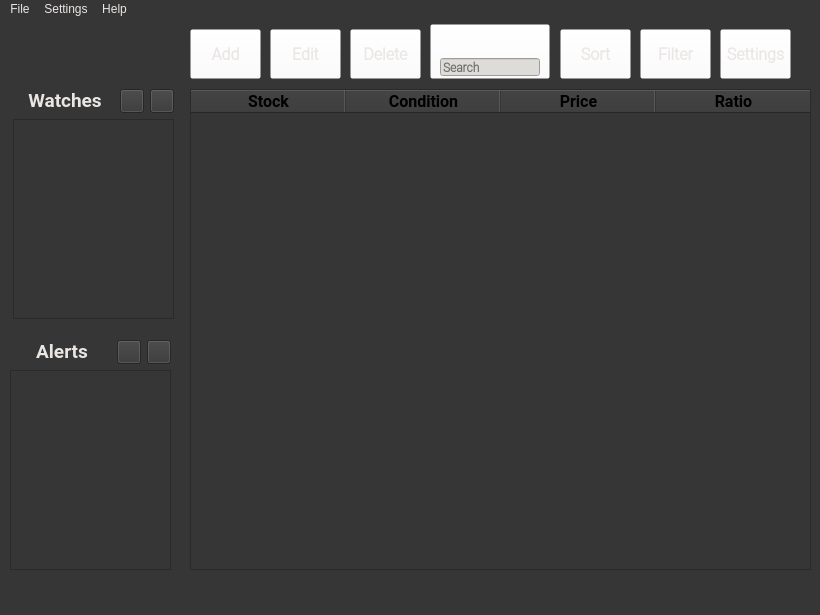
<?xml version="1.0" encoding="UTF-8"?>
<ui version="4.0">
 <class>root</class>
 <widget class="QMainWindow" name="root">
  <property name="windowModality">
   <enum>Qt::NonModal</enum>
  </property>
  <property name="enabled">
   <bool>true</bool>
  </property>
  <property name="geometry">
   <rect>
    <x>0</x>
    <y>0</y>
    <width>820</width>
    <height>615</height>
   </rect>
  </property>
  <property name="minimumSize">
   <size>
    <width>820</width>
    <height>615</height>
   </size>
  </property>
  <property name="maximumSize">
   <size>
    <width>880</width>
    <height>700</height>
   </size>
  </property>
  <property name="windowTitle">
   <string>PriceWatcher</string>
  </property>
  <property name="autoFillBackground">
   <bool>false</bool>
  </property>
  <property name="styleSheet">
   <string notr="true">background-color: rgb(54, 54, 54);</string>
  </property>
  <property name="locale">
   <locale language="English" country="Germany"/>
  </property>
  <widget class="QWidget" name="centralwidget">
   <property name="contextMenuPolicy">
    <enum>Qt::DefaultContextMenu</enum>
   </property>
   <widget class="QLabel" name="label_Watchlist">
    <property name="geometry">
     <rect>
      <x>17</x>
      <y>321</y>
      <width>90</width>
      <height>21</height>
     </rect>
    </property>
    <property name="font">
     <font>
      <family>Roboto</family>
      <pointsize>14</pointsize>
      <weight>75</weight>
      <bold>true</bold>
     </font>
    </property>
    <property name="styleSheet">
     <string notr="true">color: rgb(234, 230, 228);</string>
    </property>
    <property name="text">
     <string>Alerts</string>
    </property>
    <property name="textFormat">
     <enum>Qt::RichText</enum>
    </property>
    <property name="scaledContents">
     <bool>false</bool>
    </property>
    <property name="alignment">
     <set>Qt::AlignCenter</set>
    </property>
   </widget>
   <widget class="QTableWidget" name="tableWidget_listDisplay">
    <property name="geometry">
     <rect>
      <x>190</x>
      <y>70</y>
      <width>621</width>
      <height>481</height>
     </rect>
    </property>
    <property name="font">
     <font>
      <family>Roboto</family>
     </font>
    </property>
    <property name="focusPolicy">
     <enum>Qt::TabFocus</enum>
    </property>
    <property name="autoFillBackground">
     <bool>false</bool>
    </property>
    <property name="styleSheet">
     <string notr="true">gridline-color: rgb(0, 0, 0);



</string>
    </property>
    <property name="frameShape">
     <enum>QFrame::StyledPanel</enum>
    </property>
    <property name="frameShadow">
     <enum>QFrame::Plain</enum>
    </property>
    <property name="lineWidth">
     <number>1</number>
    </property>
    <property name="verticalScrollBarPolicy">
     <enum>Qt::ScrollBarAlwaysOff</enum>
    </property>
    <property name="horizontalScrollBarPolicy">
     <enum>Qt::ScrollBarAlwaysOff</enum>
    </property>
    <property name="editTriggers">
     <set>QAbstractItemView::NoEditTriggers</set>
    </property>
    <property name="alternatingRowColors">
     <bool>false</bool>
    </property>
    <property name="selectionMode">
     <enum>QAbstractItemView::NoSelection</enum>
    </property>
    <property name="showGrid">
     <bool>true</bool>
    </property>
    <property name="gridStyle">
     <enum>Qt::DashLine</enum>
    </property>
    <property name="rowCount">
     <number>0</number>
    </property>
    <attribute name="horizontalHeaderVisible">
     <bool>true</bool>
    </attribute>
    <attribute name="horizontalHeaderMinimumSectionSize">
     <number>155</number>
    </attribute>
    <attribute name="horizontalHeaderDefaultSectionSize">
     <number>155</number>
    </attribute>
    <attribute name="verticalHeaderVisible">
     <bool>false</bool>
    </attribute>
    <column>
     <property name="text">
      <string>Stock</string>
     </property>
     <property name="font">
      <font>
       <family>Roboto</family>
       <pointsize>12</pointsize>
       <weight>75</weight>
       <bold>true</bold>
      </font>
     </property>
    </column>
    <column>
     <property name="text">
      <string>Condition</string>
     </property>
     <property name="font">
      <font>
       <family>Roboto</family>
       <pointsize>12</pointsize>
       <weight>75</weight>
       <bold>true</bold>
      </font>
     </property>
    </column>
    <column>
     <property name="text">
      <string>Price</string>
     </property>
     <property name="font">
      <font>
       <family>Roboto</family>
       <pointsize>12</pointsize>
       <weight>75</weight>
       <bold>true</bold>
      </font>
     </property>
    </column>
    <column>
     <property name="text">
      <string>Ratio</string>
     </property>
     <property name="font">
      <font>
       <family>Roboto</family>
       <pointsize>12</pointsize>
       <weight>75</weight>
       <bold>true</bold>
      </font>
     </property>
    </column>
   </widget>
   <widget class="QPushButton" name="button_alertsAdd">
    <property name="geometry">
     <rect>
      <x>117</x>
      <y>321</y>
      <width>24</width>
      <height>24</height>
     </rect>
    </property>
    <property name="autoFillBackground">
     <bool>false</bool>
    </property>
    <property name="styleSheet">
     <string notr="true">border-image: url(:/images/watchlist_add.png);
border-color: rgb(255, 63, 15);
</string>
    </property>
    <property name="text">
     <string/>
    </property>
   </widget>
   <widget class="QPushButton" name="button_alertsDelete">
    <property name="geometry">
     <rect>
      <x>147</x>
      <y>321</y>
      <width>24</width>
      <height>24</height>
     </rect>
    </property>
    <property name="autoFillBackground">
     <bool>false</bool>
    </property>
    <property name="styleSheet">
     <string notr="true">border-image: url(:/images/watchlist_delete.png);
</string>
    </property>
    <property name="text">
     <string/>
    </property>
   </widget>
   <widget class="QLineEdit" name="lineEdit_objectSearch">
    <property name="geometry">
     <rect>
      <x>440</x>
      <y>39</y>
      <width>100</width>
      <height>18</height>
     </rect>
    </property>
    <property name="font">
     <font>
      <family>Roboto Light</family>
      <weight>75</weight>
      <bold>true</bold>
     </font>
    </property>
    <property name="styleSheet">
     <string notr="true">background-color: rgb(222, 220, 216);</string>
    </property>
    <property name="text">
     <string/>
    </property>
    <property name="alignment">
     <set>Qt::AlignJustify|Qt::AlignVCenter</set>
    </property>
    <property name="placeholderText">
     <string>Search</string>
    </property>
   </widget>
   <widget class="QToolButton" name="toolButton_objectAdd">
    <property name="geometry">
     <rect>
      <x>190</x>
      <y>10</y>
      <width>71</width>
      <height>50</height>
     </rect>
    </property>
    <property name="font">
     <font>
      <family>Roboto Light</family>
      <pointsize>12</pointsize>
      <weight>75</weight>
      <bold>true</bold>
     </font>
    </property>
    <property name="styleSheet">
     <string notr="true">background-color: rgba(255, 255, 255, 0);
color: rgb(234, 230, 228);</string>
    </property>
    <property name="text">
     <string>Add</string>
    </property>
    <property name="icon">
     <iconset resource="../res/resources.qrc">
      <normaloff>:/images/rootobject_add.png</normaloff>:/images/rootobject_add.png</iconset>
    </property>
    <property name="iconSize">
     <size>
      <width>24</width>
      <height>24</height>
     </size>
    </property>
    <property name="toolButtonStyle">
     <enum>Qt::ToolButtonTextUnderIcon</enum>
    </property>
   </widget>
   <widget class="QToolButton" name="toolButton_objectEdit">
    <property name="geometry">
     <rect>
      <x>270</x>
      <y>10</y>
      <width>71</width>
      <height>50</height>
     </rect>
    </property>
    <property name="font">
     <font>
      <family>Roboto Light</family>
      <pointsize>12</pointsize>
      <weight>75</weight>
      <bold>true</bold>
     </font>
    </property>
    <property name="styleSheet">
     <string notr="true">background-color: rgba(255, 255, 255, 0);
color: rgb(234, 230, 228);</string>
    </property>
    <property name="text">
     <string>Edit</string>
    </property>
    <property name="icon">
     <iconset resource="../res/resources.qrc">
      <normaloff>:/images/rootobject_edit.png</normaloff>:/images/rootobject_edit.png</iconset>
    </property>
    <property name="iconSize">
     <size>
      <width>24</width>
      <height>24</height>
     </size>
    </property>
    <property name="toolButtonStyle">
     <enum>Qt::ToolButtonTextUnderIcon</enum>
    </property>
   </widget>
   <widget class="QToolButton" name="toolButton_objectDelete">
    <property name="geometry">
     <rect>
      <x>350</x>
      <y>10</y>
      <width>71</width>
      <height>50</height>
     </rect>
    </property>
    <property name="font">
     <font>
      <family>Roboto Light</family>
      <pointsize>12</pointsize>
      <weight>75</weight>
      <bold>true</bold>
     </font>
    </property>
    <property name="styleSheet">
     <string notr="true">background-color: rgba(255, 255, 255, 0);
color: rgb(234, 230, 228);</string>
    </property>
    <property name="text">
     <string>Delete</string>
    </property>
    <property name="icon">
     <iconset resource="../res/resources.qrc">
      <normaloff>:/images/rootobject_delete.png</normaloff>:/images/rootobject_delete.png</iconset>
    </property>
    <property name="iconSize">
     <size>
      <width>24</width>
      <height>24</height>
     </size>
    </property>
    <property name="toolButtonStyle">
     <enum>Qt::ToolButtonTextUnderIcon</enum>
    </property>
   </widget>
   <widget class="QToolButton" name="toolButton_objectSearchBox">
    <property name="geometry">
     <rect>
      <x>430</x>
      <y>5</y>
      <width>120</width>
      <height>55</height>
     </rect>
    </property>
    <property name="font">
     <font>
      <family>Roboto Light</family>
      <pointsize>12</pointsize>
      <weight>75</weight>
      <bold>true</bold>
     </font>
    </property>
    <property name="autoFillBackground">
     <bool>false</bool>
    </property>
    <property name="styleSheet">
     <string notr="true">background-color: rgba(255, 255, 255, 0);
color: rgb(234, 230, 228);</string>
    </property>
    <property name="text">
     <string/>
    </property>
    <property name="icon">
     <iconset resource="../res/resources.qrc">
      <normaloff>:/images/rootobject_search.png</normaloff>:/images/rootobject_search.png</iconset>
    </property>
    <property name="iconSize">
     <size>
      <width>24</width>
      <height>24</height>
     </size>
    </property>
    <property name="toolButtonStyle">
     <enum>Qt::ToolButtonTextUnderIcon</enum>
    </property>
   </widget>
   <widget class="QToolButton" name="toolButton_objectSort">
    <property name="geometry">
     <rect>
      <x>560</x>
      <y>10</y>
      <width>71</width>
      <height>50</height>
     </rect>
    </property>
    <property name="font">
     <font>
      <family>Roboto Light</family>
      <pointsize>12</pointsize>
      <weight>75</weight>
      <bold>true</bold>
     </font>
    </property>
    <property name="styleSheet">
     <string notr="true">background-color: rgba(255, 255, 255, 0);
color: rgb(234, 230, 228);</string>
    </property>
    <property name="text">
     <string>Sort</string>
    </property>
    <property name="icon">
     <iconset resource="../res/resources.qrc">
      <normaloff>:/images/rootobject_sort.png</normaloff>:/images/rootobject_sort.png</iconset>
    </property>
    <property name="iconSize">
     <size>
      <width>24</width>
      <height>24</height>
     </size>
    </property>
    <property name="toolButtonStyle">
     <enum>Qt::ToolButtonTextUnderIcon</enum>
    </property>
   </widget>
   <widget class="QToolButton" name="toolButton_objectFilter">
    <property name="enabled">
     <bool>true</bool>
    </property>
    <property name="geometry">
     <rect>
      <x>640</x>
      <y>10</y>
      <width>71</width>
      <height>50</height>
     </rect>
    </property>
    <property name="font">
     <font>
      <family>Roboto Light</family>
      <pointsize>12</pointsize>
      <weight>75</weight>
      <bold>true</bold>
     </font>
    </property>
    <property name="styleSheet">
     <string notr="true">background-color: rgba(255, 255, 255, 0);
color: rgb(234, 230, 228);</string>
    </property>
    <property name="text">
     <string>Filter</string>
    </property>
    <property name="icon">
     <iconset resource="../res/resources.qrc">
      <normaloff>:/images/rootobject_filter.png</normaloff>:/images/rootobject_filter.png</iconset>
    </property>
    <property name="iconSize">
     <size>
      <width>24</width>
      <height>24</height>
     </size>
    </property>
    <property name="toolButtonStyle">
     <enum>Qt::ToolButtonTextUnderIcon</enum>
    </property>
   </widget>
   <widget class="QToolButton" name="toolButton_objectSettings">
    <property name="geometry">
     <rect>
      <x>720</x>
      <y>10</y>
      <width>71</width>
      <height>50</height>
     </rect>
    </property>
    <property name="font">
     <font>
      <family>Roboto Light</family>
      <pointsize>12</pointsize>
      <weight>75</weight>
      <bold>true</bold>
     </font>
    </property>
    <property name="styleSheet">
     <string notr="true">background-color: rgba(255, 255, 255, 0);
color: rgb(234, 230, 228);</string>
    </property>
    <property name="text">
     <string>Settings</string>
    </property>
    <property name="icon">
     <iconset resource="../res/resources.qrc">
      <normaloff>:/images/rootobject_settings.png</normaloff>:/images/rootobject_settings.png</iconset>
    </property>
    <property name="iconSize">
     <size>
      <width>24</width>
      <height>24</height>
     </size>
    </property>
    <property name="toolButtonStyle">
     <enum>Qt::ToolButtonTextUnderIcon</enum>
    </property>
   </widget>
   <widget class="QListWidget" name="listWidget_alertlists">
    <property name="enabled">
     <bool>true</bool>
    </property>
    <property name="geometry">
     <rect>
      <x>10</x>
      <y>351</y>
      <width>161</width>
      <height>200</height>
     </rect>
    </property>
    <property name="font">
     <font>
      <family>Roboto Light</family>
      <weight>75</weight>
      <bold>true</bold>
     </font>
    </property>
    <property name="styleSheet">
     <string notr="true">color: rgb(234, 230, 228);</string>
    </property>
    <property name="dragEnabled">
     <bool>true</bool>
    </property>
    <property name="dragDropOverwriteMode">
     <bool>false</bool>
    </property>
    <property name="dragDropMode">
     <enum>QAbstractItemView::InternalMove</enum>
    </property>
    <property name="selectionMode">
     <enum>QAbstractItemView::MultiSelection</enum>
    </property>
    <property name="spacing">
     <number>5</number>
    </property>
    <property name="itemAlignment">
     <set>Qt::AlignJustify|Qt::AlignLeading|Qt::AlignLeft</set>
    </property>
   </widget>
   <widget class="QPushButton" name="button_alertlistAdd">
    <property name="geometry">
     <rect>
      <x>120</x>
      <y>70</y>
      <width>24</width>
      <height>24</height>
     </rect>
    </property>
    <property name="autoFillBackground">
     <bool>false</bool>
    </property>
    <property name="styleSheet">
     <string notr="true">border-image: url(:/images/watchlist_add.png);
border-color: rgb(255, 63, 15);
</string>
    </property>
    <property name="text">
     <string/>
    </property>
   </widget>
   <widget class="QLabel" name="label_Alertlist">
    <property name="geometry">
     <rect>
      <x>20</x>
      <y>70</y>
      <width>90</width>
      <height>21</height>
     </rect>
    </property>
    <property name="font">
     <font>
      <family>Roboto</family>
      <pointsize>14</pointsize>
      <weight>75</weight>
      <bold>true</bold>
     </font>
    </property>
    <property name="styleSheet">
     <string notr="true">color: rgb(234, 230, 228);</string>
    </property>
    <property name="text">
     <string>Watches</string>
    </property>
    <property name="textFormat">
     <enum>Qt::RichText</enum>
    </property>
    <property name="scaledContents">
     <bool>false</bool>
    </property>
    <property name="alignment">
     <set>Qt::AlignCenter</set>
    </property>
   </widget>
   <widget class="QListWidget" name="listWidget_watchlists_2">
    <property name="enabled">
     <bool>true</bool>
    </property>
    <property name="geometry">
     <rect>
      <x>13</x>
      <y>100</y>
      <width>161</width>
      <height>200</height>
     </rect>
    </property>
    <property name="font">
     <font>
      <family>Roboto Light</family>
      <weight>75</weight>
      <bold>true</bold>
     </font>
    </property>
    <property name="styleSheet">
     <string notr="true">color: rgb(234, 230, 228);</string>
    </property>
    <property name="dragEnabled">
     <bool>true</bool>
    </property>
    <property name="dragDropOverwriteMode">
     <bool>false</bool>
    </property>
    <property name="dragDropMode">
     <enum>QAbstractItemView::InternalMove</enum>
    </property>
    <property name="selectionMode">
     <enum>QAbstractItemView::MultiSelection</enum>
    </property>
    <property name="spacing">
     <number>5</number>
    </property>
    <property name="itemAlignment">
     <set>Qt::AlignJustify|Qt::AlignLeading|Qt::AlignLeft</set>
    </property>
   </widget>
   <widget class="QPushButton" name="button_alertlistDelete">
    <property name="geometry">
     <rect>
      <x>150</x>
      <y>70</y>
      <width>24</width>
      <height>24</height>
     </rect>
    </property>
    <property name="autoFillBackground">
     <bool>false</bool>
    </property>
    <property name="styleSheet">
     <string notr="true">border-image: url(:/images/watchlist_delete.png);
</string>
    </property>
    <property name="text">
     <string/>
    </property>
   </widget>
   <zorder>label_Watchlist</zorder>
   <zorder>tableWidget_listDisplay</zorder>
   <zorder>button_alertsAdd</zorder>
   <zorder>button_alertsDelete</zorder>
   <zorder>toolButton_objectAdd</zorder>
   <zorder>toolButton_objectEdit</zorder>
   <zorder>toolButton_objectDelete</zorder>
   <zorder>toolButton_objectSearchBox</zorder>
   <zorder>lineEdit_objectSearch</zorder>
   <zorder>toolButton_objectSort</zorder>
   <zorder>toolButton_objectFilter</zorder>
   <zorder>toolButton_objectSettings</zorder>
   <zorder>listWidget_alertlists</zorder>
   <zorder>button_alertlistAdd</zorder>
   <zorder>label_Alertlist</zorder>
   <zorder>listWidget_watchlists_2</zorder>
   <zorder>button_alertlistDelete</zorder>
  </widget>
  <widget class="QMenuBar" name="menubar">
   <property name="geometry">
    <rect>
     <x>0</x>
     <y>0</y>
     <width>820</width>
     <height>22</height>
    </rect>
   </property>
   <property name="styleSheet">
    <string notr="true">color: rgb(234, 230, 228);</string>
   </property>
   <widget class="QMenu" name="menuFile">
    <property name="styleSheet">
     <string notr="true">color: rgb(234, 230, 228);</string>
    </property>
    <property name="title">
     <string>File</string>
    </property>
    <addaction name="actionNew"/>
    <addaction name="actionOpen"/>
    <addaction name="separator"/>
    <addaction name="actionSave"/>
    <addaction name="actionSave_As"/>
    <addaction name="separator"/>
    <addaction name="actionClose"/>
   </widget>
   <widget class="QMenu" name="menuSettings">
    <property name="title">
     <string>Settings</string>
    </property>
   </widget>
   <widget class="QMenu" name="menuHelp">
    <property name="title">
     <string>Help</string>
    </property>
   </widget>
   <addaction name="menuFile"/>
   <addaction name="menuSettings"/>
   <addaction name="menuHelp"/>
  </widget>
  <widget class="QStatusBar" name="statusbar"/>
  <action name="actionNew">
   <property name="text">
    <string>New</string>
   </property>
   <property name="shortcut">
    <string>Ctrl+N</string>
   </property>
   <property name="shortcutContext">
    <enum>Qt::WindowShortcut</enum>
   </property>
  </action>
  <action name="actionOpen">
   <property name="text">
    <string>Open</string>
   </property>
   <property name="shortcut">
    <string>Ctrl+O</string>
   </property>
  </action>
  <action name="actionSave">
   <property name="text">
    <string>Save</string>
   </property>
   <property name="shortcut">
    <string>Ctrl+S</string>
   </property>
  </action>
  <action name="actionSave_As">
   <property name="text">
    <string>Save As</string>
   </property>
  </action>
  <action name="actionClose">
   <property name="text">
    <string>Close</string>
   </property>
  </action>
 </widget>
 <resources>
  <include location="../res/resources.qrc"/>
 </resources>
 <connections/>
</ui>
